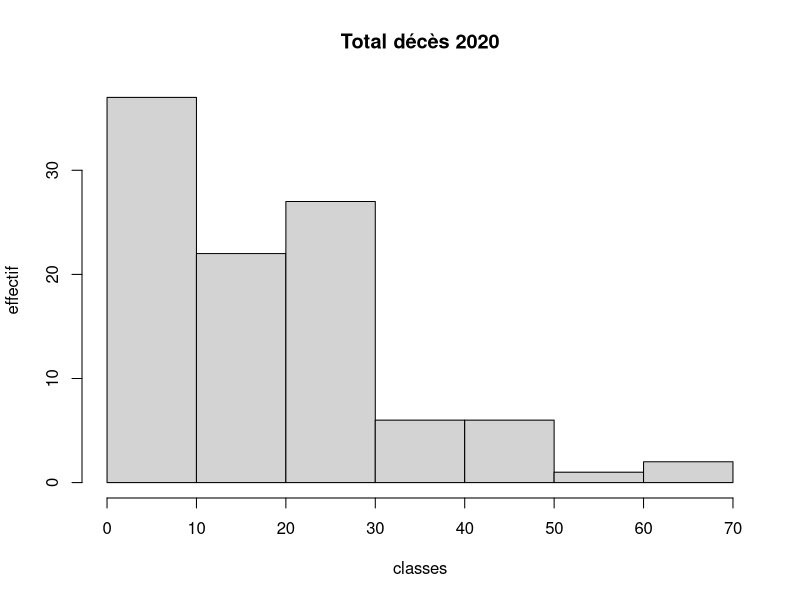
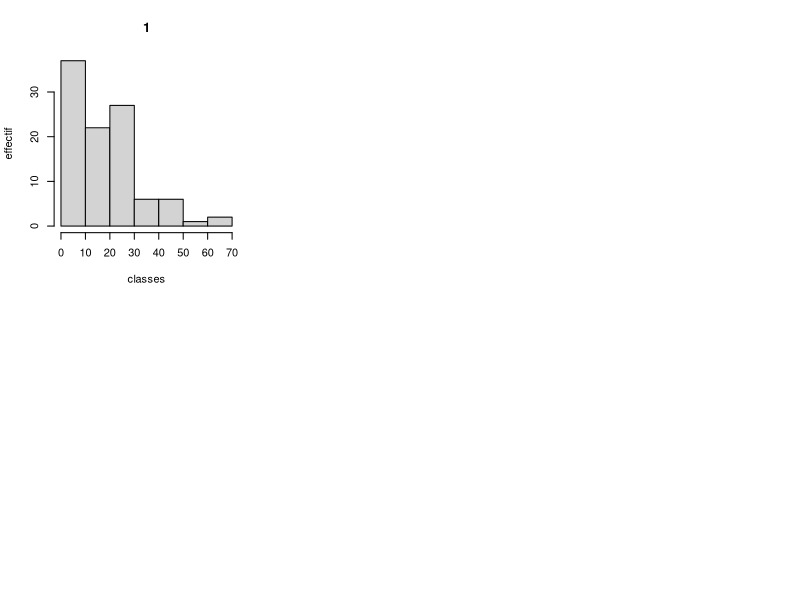

Recreate these plots in R, in order. (Note: this script raises an error after producing the figures.)
## ---- chunk 1
knitr::opts_chunk$set(echo = TRUE)
## ---- chunk 2
data <- read.csv("data/2021-09-17_deces_quotidiens_departement_csv.csv", sep =";")
length(data$Zone)
## ---- chunk 3
head(data)
choix <- data [data$Date_evenement == '01-janv.'&data$Zone != 'France', c('Zone', 'Total_deces_2020')]
write.csv(choix, "data/choix.csv")
knitr::kable(head(choix))
## ---- chunk 4
hist(choix$Total_deces_2020, main = "Total décès 2020", xlab = "classes", ylab = "effectif")
## ---- chunk 5
data <- read.csv("data/2021-09-17_deces_quotidiens_departement_csv.csv",  sep = ";", fileEncoding = "latin3")
# on ne prend que les premiers du mois
data <-  data [substring(data$Date_evenement,0,2) == "01",]
data$Date_evenement <- as.Date(data$Date_evenement, format = "%d-%b")
# pb NA
table(data$Date_evenement, useNA = "always")
# le mois d'avril n'est pas repris. 
data$Date_evenement [is.na(data$Date_evenement)] <- ("2021-04-01")
# on retire France
data <- data [data$Zone != "France",]
data$mois <- format(data$Date_evenement, format = "%m")
data$mois <- as.integer(data$mois)
i <- 1
par(mfrow = c(2,3))
for (i in 1:12) 
{
  choix <- data [data$mois == i,]
  hist(choix$Total_deces_2020, main = i, xlab = "classes", ylab = "effectif")
}

